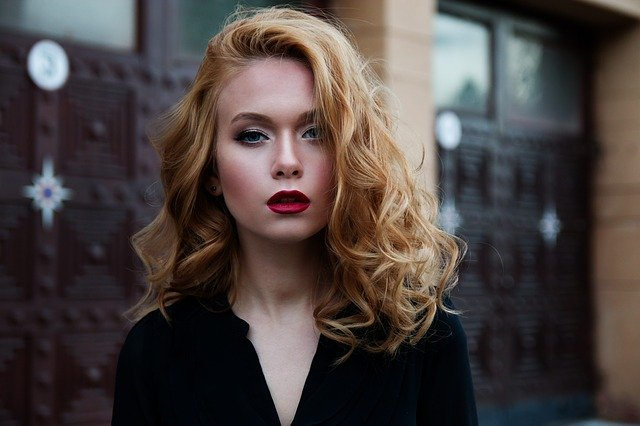
#> input picture OpenCVImage/OpenCv/image0.jpg, 640 x 426 px
$ python main.py
#> lines starting #> are read from the running program, lines starting #| are printed output that depends on the picture; after the words box and inside, x2 and y2 are one past the last pixel; in counts of white or black regions, pixels touching at a corner belong together
import cv2
import sys
from matplotlib import pyplot as plt

imagepath = r'OpenCv/image0.jpg'
dir_cascade_file = r'OpenCv/opencv/haarcascades_cuda/'
cascade_file = dir_cascade_file + "haarcascade_frontalface_alt.xml"
class_cascade = cv2.CascadeClassifier(cascade_file)
imageBGR = cv2.imread(imagepath)
#> imageBGR is the input picture: shape (426, 640, 3); mean B, G, R 63.3, 65.5, 74.4
plt.imshow(imageBGR[:,:,::-1])
plt.axis('off')
plt.show()

image_gray = cv2.cvtColor(imageBGR, cv2.COLOR_BGR2GRAY)
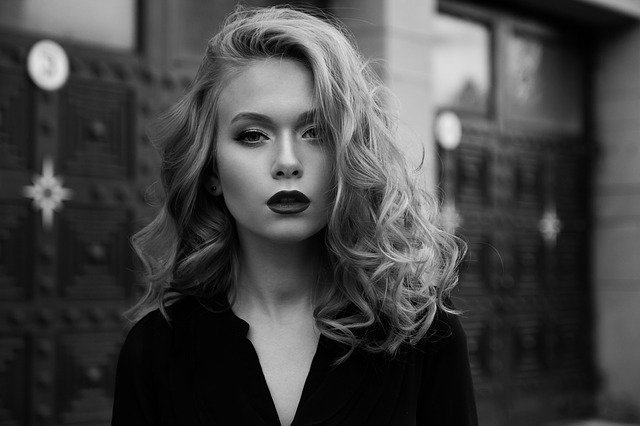
#> image_gray: shape (426, 640); min 0, max 235, mean 67.9

plt.imshow(image_gray)
plt.axis('off')
plt.show()

faces = class_cascade.detectMultiScale(
    image_gray,
    scaleFactor=1.1,
    minNeighbors=5,
    minSize=(30,30),
    flags=cv2.CASCADE_SCALE_IMAGE,
)
#> faces = [[204, 70, 162, 162]]

print('il y a {0} de visages'.format(len(faces)))
#| il y a 1 de visages
for (x, y, w, h) in faces:
    cv2.rectangle(imageBGR, (x, y), (w + x, y + h), (0, 255, 0), 2)
#> this loop made 1 pass
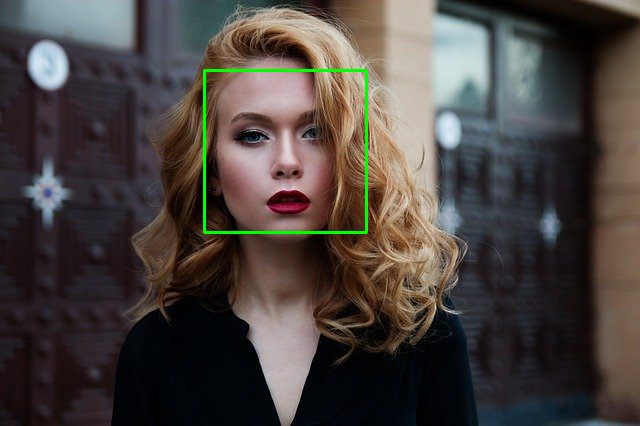
#> imageBGR: shape (426, 640, 3); 0.71% of pixels changed, all inside (x1, y1, x2, y2) = (203, 69, 368, 234)

plt.imshow(imageBGR[:,:,::-1])
plt.axis('off')
plt.show()

$ run again, with OpenCVImage/OpenCv/image3.jpg copied over OpenCVImage/OpenCv/image0.jpg
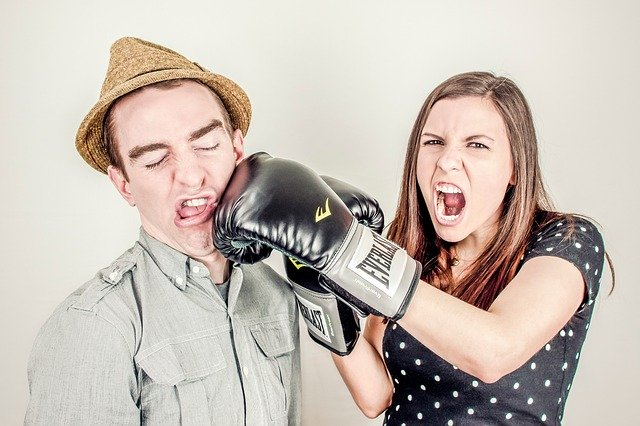
#> input picture OpenCVImage/OpenCv/image3.jpg, 640 x 426 px
#> imageBGR is the input picture: shape (426, 640, 3); mean B, G, R 179.5, 188.4, 199
#> `image_gray = cv2.cvtColor(imageBGR, cv2.COLOR_BGR2GRAY)`:
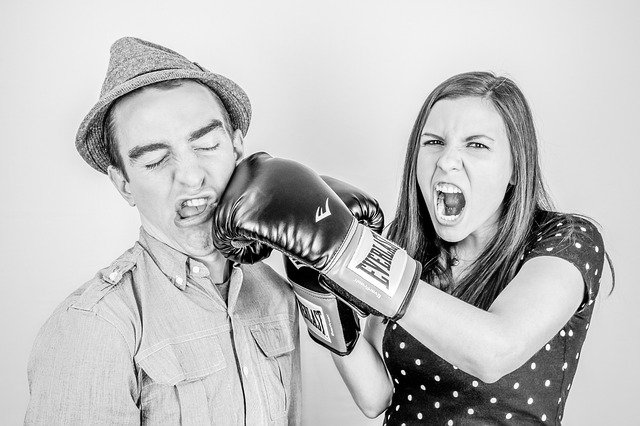
#> image_gray: shape (426, 640); min 0, max 255, mean 190.6
#> faces = [[397, 102, 115, 115]]
#| il y a 1 de visages
#> the loop `for (x, y, w, h) in faces:` made 1 pass
#> after the loop `for (x, y, w, h) in faces:`:
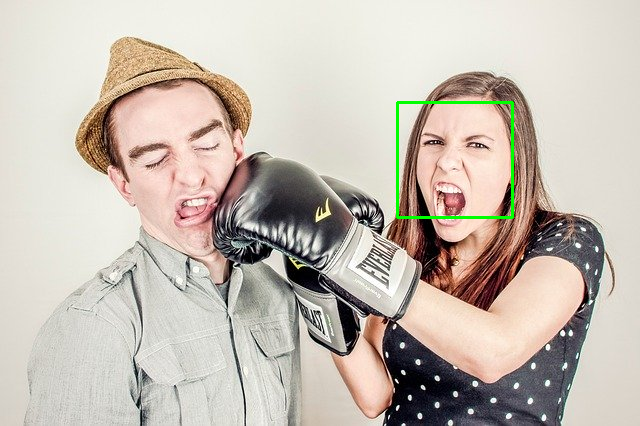
#> imageBGR: shape (426, 640, 3); 0.5% of pixels changed, all inside (x1, y1, x2, y2) = (396, 101, 514, 219)
